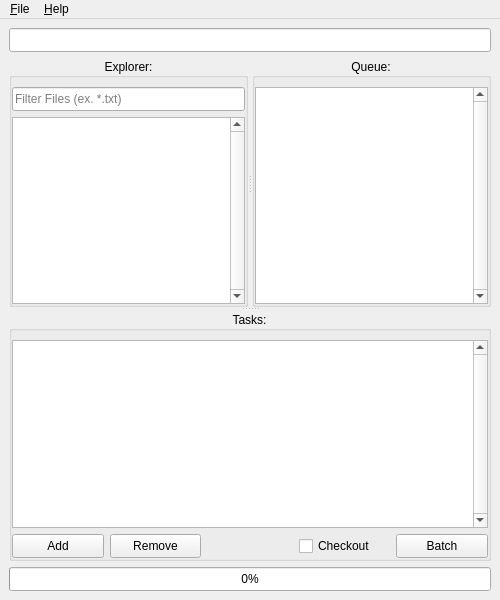
<?xml version="1.0" encoding="UTF-8"?>
<ui version="4.0">
 <class>QEzBatcher</class>
 <widget class="QMainWindow" name="QEzBatcher">
  <property name="geometry">
   <rect>
    <x>0</x>
    <y>0</y>
    <width>500</width>
    <height>600</height>
   </rect>
  </property>
  <property name="minimumSize">
   <size>
    <width>400</width>
    <height>500</height>
   </size>
  </property>
  <property name="windowTitle">
   <string>EzBatcher</string>
  </property>
  <widget class="QWidget" name="mainWidget">
   <layout class="QVBoxLayout" name="verticalLayout">
    <item>
     <widget class="QSplitter" name="mainSplitter">
      <property name="sizePolicy">
       <sizepolicy hsizetype="Expanding" vsizetype="Expanding">
        <horstretch>0</horstretch>
        <verstretch>0</verstretch>
       </sizepolicy>
      </property>
      <property name="orientation">
       <enum>Qt::Vertical</enum>
      </property>
      <widget class="QWidget" name="fileWidget" native="true">
       <property name="sizePolicy">
        <sizepolicy hsizetype="Expanding" vsizetype="Expanding">
         <horstretch>0</horstretch>
         <verstretch>0</verstretch>
        </sizepolicy>
       </property>
       <layout class="QVBoxLayout" name="verticalLayout_5">
        <property name="leftMargin">
         <number>0</number>
        </property>
        <property name="rightMargin">
         <number>0</number>
        </property>
        <property name="bottomMargin">
         <number>0</number>
        </property>
        <item>
         <widget class="QDirectoryEdit" name="cwdLineEdit">
          <property name="minimumSize">
           <size>
            <width>0</width>
            <height>24</height>
           </size>
          </property>
          <property name="maximumSize">
           <size>
            <width>16777215</width>
            <height>24</height>
           </size>
          </property>
          <property name="toolTip">
           <string>The current working directory.</string>
          </property>
         </widget>
        </item>
        <item>
         <widget class="QSplitter" name="fileSplitter">
          <property name="sizePolicy">
           <sizepolicy hsizetype="Expanding" vsizetype="Expanding">
            <horstretch>0</horstretch>
            <verstretch>0</verstretch>
           </sizepolicy>
          </property>
          <property name="orientation">
           <enum>Qt::Horizontal</enum>
          </property>
          <widget class="QGroupBox" name="explorerGroupBox">
           <property name="title">
            <string>Explorer:</string>
           </property>
           <property name="alignment">
            <set>Qt::AlignCenter</set>
           </property>
           <property name="flat">
            <bool>true</bool>
           </property>
           <layout class="QVBoxLayout" name="verticalLayout_2">
            <property name="leftMargin">
             <number>0</number>
            </property>
            <property name="rightMargin">
             <number>0</number>
            </property>
            <property name="bottomMargin">
             <number>0</number>
            </property>
            <item>
             <widget class="QLineEdit" name="explorerFilterLineEdit">
              <property name="minimumSize">
               <size>
                <width>0</width>
                <height>24</height>
               </size>
              </property>
              <property name="maximumSize">
               <size>
                <width>16777215</width>
                <height>24</height>
               </size>
              </property>
              <property name="toolTip">
               <string>Filter files either by name or extension.</string>
              </property>
              <property name="placeholderText">
               <string>Filter Files (ex. *.txt)</string>
              </property>
              <property name="clearButtonEnabled">
               <bool>true</bool>
              </property>
             </widget>
            </item>
            <item>
             <widget class="QTableView" name="explorerTableView">
              <property name="toolTip">
               <string>Drag files from here to populate the queue.</string>
              </property>
              <property name="styleSheet">
               <string notr="true">QTableView::item { height: 24px; }</string>
              </property>
              <property name="verticalScrollBarPolicy">
               <enum>Qt::ScrollBarAlwaysOn</enum>
              </property>
              <property name="horizontalScrollBarPolicy">
               <enum>Qt::ScrollBarAlwaysOff</enum>
              </property>
              <property name="editTriggers">
               <set>QAbstractItemView::NoEditTriggers</set>
              </property>
              <property name="showDropIndicator" stdset="0">
               <bool>true</bool>
              </property>
              <property name="dragEnabled">
               <bool>true</bool>
              </property>
              <property name="dragDropMode">
               <enum>QAbstractItemView::DragDrop</enum>
              </property>
              <property name="defaultDropAction">
               <enum>Qt::MoveAction</enum>
              </property>
              <property name="alternatingRowColors">
               <bool>true</bool>
              </property>
              <property name="selectionMode">
               <enum>QAbstractItemView::ContiguousSelection</enum>
              </property>
              <property name="selectionBehavior">
               <enum>QAbstractItemView::SelectRows</enum>
              </property>
              <property name="showGrid">
               <bool>false</bool>
              </property>
              <attribute name="horizontalHeaderVisible">
               <bool>false</bool>
              </attribute>
              <attribute name="horizontalHeaderMinimumSectionSize">
               <number>40</number>
              </attribute>
              <attribute name="horizontalHeaderStretchLastSection">
               <bool>true</bool>
              </attribute>
              <attribute name="verticalHeaderVisible">
               <bool>false</bool>
              </attribute>
              <attribute name="verticalHeaderMinimumSectionSize">
               <number>24</number>
              </attribute>
              <attribute name="verticalHeaderDefaultSectionSize">
               <number>24</number>
              </attribute>
             </widget>
            </item>
           </layout>
          </widget>
          <widget class="QGroupBox" name="queueGroupBox">
           <property name="title">
            <string>Queue:</string>
           </property>
           <property name="alignment">
            <set>Qt::AlignCenter</set>
           </property>
           <property name="flat">
            <bool>true</bool>
           </property>
           <layout class="QVBoxLayout" name="verticalLayout_3">
            <property name="leftMargin">
             <number>0</number>
            </property>
            <property name="rightMargin">
             <number>0</number>
            </property>
            <property name="bottomMargin">
             <number>0</number>
            </property>
            <item>
             <widget class="QTableView" name="queueTableView">
              <property name="acceptDrops">
               <bool>true</bool>
              </property>
              <property name="toolTip">
               <string>Drop files into here to be batched.</string>
              </property>
              <property name="styleSheet">
               <string notr="true">QTableView::item { height: 24px; }</string>
              </property>
              <property name="verticalScrollBarPolicy">
               <enum>Qt::ScrollBarAlwaysOn</enum>
              </property>
              <property name="horizontalScrollBarPolicy">
               <enum>Qt::ScrollBarAlwaysOff</enum>
              </property>
              <property name="editTriggers">
               <set>QAbstractItemView::NoEditTriggers</set>
              </property>
              <property name="dragEnabled">
               <bool>true</bool>
              </property>
              <property name="dragDropOverwriteMode">
               <bool>false</bool>
              </property>
              <property name="dragDropMode">
               <enum>QAbstractItemView::DragDrop</enum>
              </property>
              <property name="defaultDropAction">
               <enum>Qt::MoveAction</enum>
              </property>
              <property name="alternatingRowColors">
               <bool>true</bool>
              </property>
              <property name="selectionMode">
               <enum>QAbstractItemView::ContiguousSelection</enum>
              </property>
              <property name="selectionBehavior">
               <enum>QAbstractItemView::SelectRows</enum>
              </property>
              <attribute name="horizontalHeaderStretchLastSection">
               <bool>true</bool>
              </attribute>
              <attribute name="verticalHeaderMinimumSectionSize">
               <number>24</number>
              </attribute>
              <attribute name="verticalHeaderDefaultSectionSize">
               <number>24</number>
              </attribute>
             </widget>
            </item>
           </layout>
          </widget>
         </widget>
        </item>
       </layout>
      </widget>
      <widget class="QGroupBox" name="taskGroupBox">
       <property name="sizePolicy">
        <sizepolicy hsizetype="Expanding" vsizetype="Expanding">
         <horstretch>0</horstretch>
         <verstretch>0</verstretch>
        </sizepolicy>
       </property>
       <property name="title">
        <string>Tasks:</string>
       </property>
       <property name="alignment">
        <set>Qt::AlignCenter</set>
       </property>
       <property name="flat">
        <bool>true</bool>
       </property>
       <layout class="QVBoxLayout" name="verticalLayout_4">
        <property name="leftMargin">
         <number>0</number>
        </property>
        <property name="rightMargin">
         <number>0</number>
        </property>
        <property name="bottomMargin">
         <number>0</number>
        </property>
        <item>
         <widget class="QTreeView" name="taskTreeView">
          <property name="styleSheet">
           <string notr="true">QTreeView::item { height: 24px; }</string>
          </property>
          <property name="verticalScrollBarPolicy">
           <enum>Qt::ScrollBarAlwaysOn</enum>
          </property>
          <property name="horizontalScrollBarPolicy">
           <enum>Qt::ScrollBarAlwaysOff</enum>
          </property>
          <property name="dragEnabled">
           <bool>true</bool>
          </property>
          <property name="dragDropMode">
           <enum>QAbstractItemView::InternalMove</enum>
          </property>
          <property name="defaultDropAction">
           <enum>Qt::MoveAction</enum>
          </property>
          <property name="alternatingRowColors">
           <bool>true</bool>
          </property>
          <property name="selectionBehavior">
           <enum>QAbstractItemView::SelectRows</enum>
          </property>
          <property name="uniformRowHeights">
           <bool>true</bool>
          </property>
          <property name="animated">
           <bool>true</bool>
          </property>
          <property name="expandsOnDoubleClick">
           <bool>false</bool>
          </property>
         </widget>
        </item>
        <item>
         <widget class="QWidget" name="buttonsWidget" native="true">
          <layout class="QHBoxLayout" name="horizontalLayout">
           <property name="leftMargin">
            <number>0</number>
           </property>
           <property name="topMargin">
            <number>0</number>
           </property>
           <property name="rightMargin">
            <number>0</number>
           </property>
           <property name="bottomMargin">
            <number>0</number>
           </property>
           <item>
            <widget class="QDropDownButton" name="addTaskDropDownButton">
             <property name="sizePolicy">
              <sizepolicy hsizetype="Expanding" vsizetype="Fixed">
               <horstretch>0</horstretch>
               <verstretch>0</verstretch>
              </sizepolicy>
             </property>
             <property name="minimumSize">
              <size>
               <width>0</width>
               <height>24</height>
              </size>
             </property>
             <property name="maximumSize">
              <size>
               <width>16777215</width>
               <height>24</height>
              </size>
             </property>
             <property name="toolTip">
              <string>Adds the selected task to the end of the list.</string>
             </property>
             <property name="text">
              <string>Add</string>
             </property>
            </widget>
           </item>
           <item>
            <widget class="QPushButton" name="removeTaskPushButton">
             <property name="sizePolicy">
              <sizepolicy hsizetype="Expanding" vsizetype="Fixed">
               <horstretch>0</horstretch>
               <verstretch>0</verstretch>
              </sizepolicy>
             </property>
             <property name="minimumSize">
              <size>
               <width>0</width>
               <height>24</height>
              </size>
             </property>
             <property name="maximumSize">
              <size>
               <width>16777215</width>
               <height>24</height>
              </size>
             </property>
             <property name="toolTip">
              <string>Removes the selected tasks from the list.</string>
             </property>
             <property name="text">
              <string>Remove</string>
             </property>
            </widget>
           </item>
           <item>
            <spacer name="horizontalSpacer">
             <property name="orientation">
              <enum>Qt::Horizontal</enum>
             </property>
             <property name="sizeHint" stdset="0">
              <size>
               <width>40</width>
               <height>24</height>
              </size>
             </property>
            </spacer>
           </item>
           <item>
            <widget class="QCheckBox" name="checkoutCheckBox">
             <property name="sizePolicy">
              <sizepolicy hsizetype="Expanding" vsizetype="Fixed">
               <horstretch>0</horstretch>
               <verstretch>0</verstretch>
              </sizepolicy>
             </property>
             <property name="minimumSize">
              <size>
               <width>0</width>
               <height>24</height>
              </size>
             </property>
             <property name="maximumSize">
              <size>
               <width>16777215</width>
               <height>24</height>
              </size>
             </property>
             <property name="toolTip">
              <string>Checks out the files from the queue in perforce.</string>
             </property>
             <property name="text">
              <string>Checkout</string>
             </property>
            </widget>
           </item>
           <item>
            <widget class="QPushButton" name="batchPushButton">
             <property name="sizePolicy">
              <sizepolicy hsizetype="Expanding" vsizetype="Fixed">
               <horstretch>0</horstretch>
               <verstretch>0</verstretch>
              </sizepolicy>
             </property>
             <property name="minimumSize">
              <size>
               <width>0</width>
               <height>24</height>
              </size>
             </property>
             <property name="maximumSize">
              <size>
               <width>16777215</width>
               <height>24</height>
              </size>
             </property>
             <property name="toolTip">
              <string>Executes the task list on the current file queue.</string>
             </property>
             <property name="text">
              <string>Batch</string>
             </property>
            </widget>
           </item>
          </layout>
         </widget>
        </item>
       </layout>
      </widget>
     </widget>
    </item>
    <item>
     <widget class="QProgressBar" name="progressBar">
      <property name="minimumSize">
       <size>
        <width>0</width>
        <height>24</height>
       </size>
      </property>
      <property name="maximumSize">
       <size>
        <width>16777215</width>
        <height>24</height>
       </size>
      </property>
      <property name="value">
       <number>0</number>
      </property>
      <property name="invertedAppearance">
       <bool>false</bool>
      </property>
      <property name="format">
       <string>%p%</string>
      </property>
     </widget>
    </item>
   </layout>
  </widget>
  <widget class="QMenuBar" name="mainMenuBar">
   <property name="geometry">
    <rect>
     <x>0</x>
     <y>0</y>
     <width>500</width>
     <height>21</height>
    </rect>
   </property>
   <widget class="QMenu" name="fileMenu">
    <property name="title">
     <string>&amp;File</string>
    </property>
    <addaction name="newAction"/>
    <addaction name="openAction"/>
    <addaction name="separator"/>
    <addaction name="saveAction"/>
    <addaction name="saveAsAction"/>
   </widget>
   <widget class="QMenu" name="helpMenu">
    <property name="title">
     <string>&amp;Help</string>
    </property>
    <addaction name="usingEzBatcherAction"/>
   </widget>
   <addaction name="fileMenu"/>
   <addaction name="helpMenu"/>
  </widget>
  <action name="usingEzBatcherAction">
   <property name="text">
    <string>&amp;Using EzBatcher</string>
   </property>
  </action>
  <action name="saveAction">
   <property name="icon">
    <iconset resource="../../dcc/ui/resources.qrc">
     <normaloff>:/dcc/icons/save_file.svg</normaloff>:/dcc/icons/save_file.svg</iconset>
   </property>
   <property name="text">
    <string>&amp;Save</string>
   </property>
  </action>
  <action name="saveAsAction">
   <property name="text">
    <string>&amp;Save As</string>
   </property>
  </action>
  <action name="openAction">
   <property name="icon">
    <iconset resource="../../dcc/ui/resources.qrc">
     <normaloff>:/dcc/icons/open_folder.svg</normaloff>:/dcc/icons/open_folder.svg</iconset>
   </property>
   <property name="text">
    <string>&amp;Open</string>
   </property>
  </action>
  <action name="newAction">
   <property name="icon">
    <iconset resource="../../dcc/ui/resources.qrc">
     <normaloff>:/dcc/icons/new_file.svg</normaloff>:/dcc/icons/new_file.svg</iconset>
   </property>
   <property name="text">
    <string>&amp;New</string>
   </property>
  </action>
 </widget>
 <customwidgets>
  <customwidget>
   <class>QDropDownButton</class>
   <extends>QPushButton</extends>
   <header>dcc/ui/qdropdownbutton.h</header>
  </customwidget>
  <customwidget>
   <class>QDirectoryEdit</class>
   <extends>QLineEdit</extends>
   <header>dcc/ui/qdirectoryedit.h</header>
  </customwidget>
 </customwidgets>
 <resources>
  <include location="../../dcc/ui/resources.qrc"/>
 </resources>
 <connections/>
</ui>
